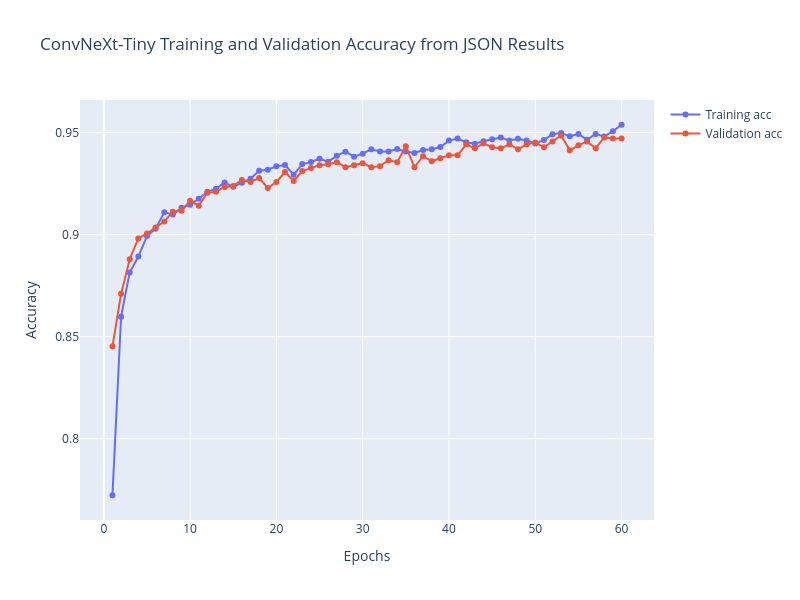

Here is the notebook cell this chart was saved with:
### Code cell
# Displaying learning and validation curves if available in notebook variables and outputs
plot_history(
    convnext_b32_json_results["history"],
    "ConvNeXt-Tiny Training and Validation Accuracy from JSON Results",
)
